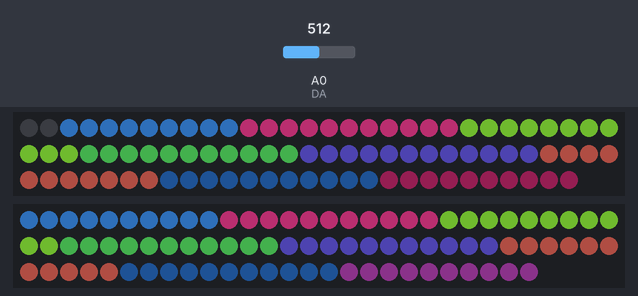
A sketch run on a simulated Arduino Uno, built with avr-gcc and run on an emulated ATmega328P. On the bench: 88 RGB LEDs in strip order, left to right, continuing on the next row, 86 RGB LEDs in strip order, left to right, continuing on the next row. The inputs (shaded band) are chosen by the test bench; at power-on: A0 (DA) = 512. Dim RGB values are drawn brighter than linear; random numbers use the default seed unless the sketch sets one; what the sketch prints to the serial monitor is not drawn.

Above: at 2.7 s.
2.8 s: A0 (DA) set to 122
At 4.0 s:
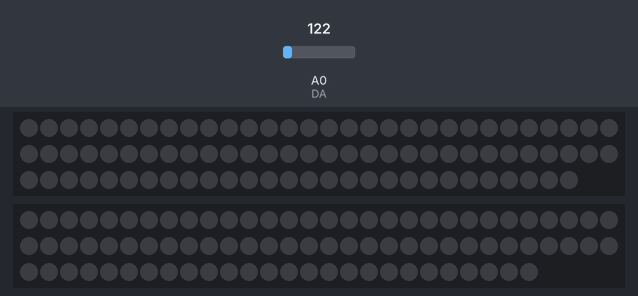
4.3 s: A0 (DA) set to 306
At 4.46 s:
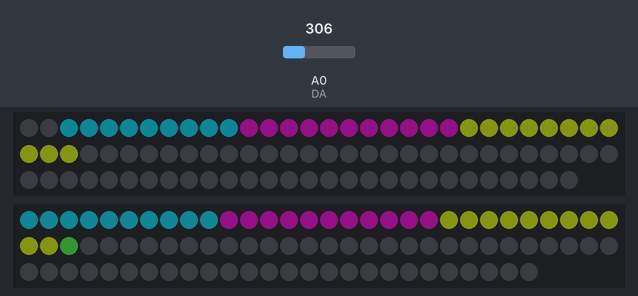
6.7 s: A0 (DA) set to 511
At 6.91 s:
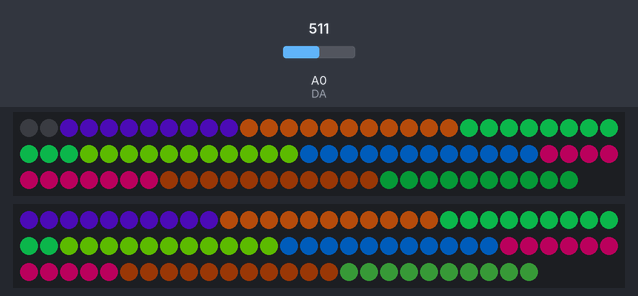
9.1 s: A0 (DA) set to 900
At 9.34 s:
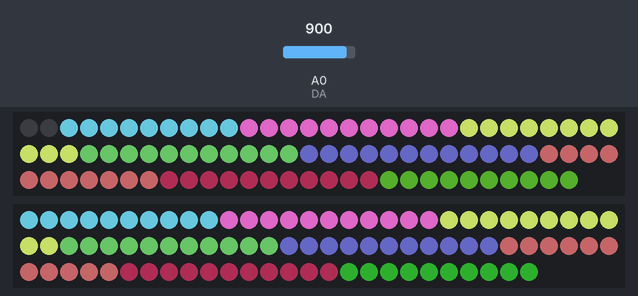
11.8 s: A0 (DA) set to 1023
At 12.07 s:
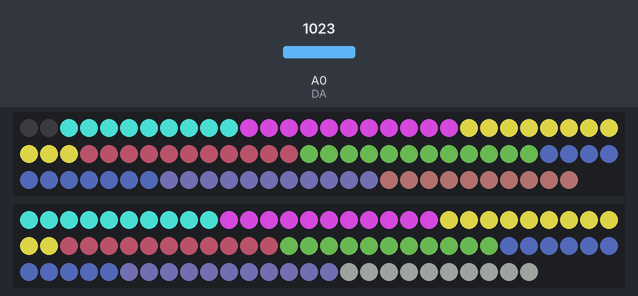
14.6 s: A0 (DA) set to 716
At 14.8 s:
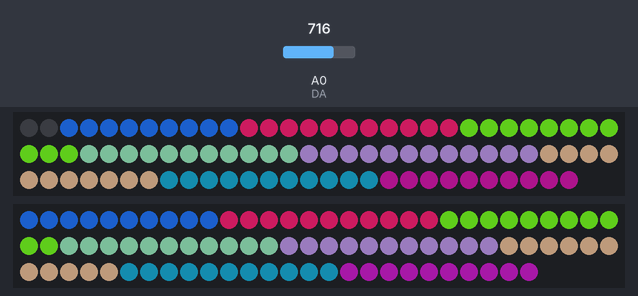
Timing chart, 0 to 17.6 s (numbered marks = the images above; inputs shaded):
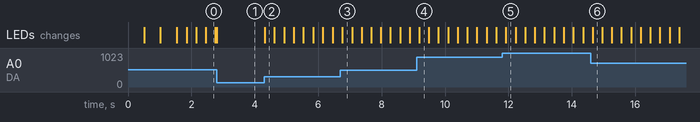

Measured:
- after the input at 4.3 s, the LEDs: change at once (image 2)

The sketch:

EC3.0.ino
```cpp
#include <FastLED.h>

#pragma region constants
#define LED_TYPE WS2812B
#define COLOR_ORDER GRB
int sensorvalue = 0;
float EMA_a = 0.6;
int EMA_S = 0;
int red = 0;
int green = 0;
int blue = 0;
int previous_value = 0;
#pragma endregion

#pragma region Variables
#define DATA_PIN 3
#define DATA_PIN2 4
#define NUM_LEDS 88
#define NUM_LEDS2 86
#define BRIGHTNESS 50
int DO = 2;    //Pin for Digital Output - DO
int DA = 0;    // Pin for Analog Output - AO
int trsh = 117; //Set minimum threshold for LEDs
#pragma endregion

#pragma region Strip Segments and Definitions
//strip1
#define limit1 12
#define limit2 23
#define limit3 35
#define limit4 46
#define limit5 57
#define limit6 68
#define limit7 81

//strip2
#define limit9 11
#define limit10 22
#define limit11 33
#define limit12 44
#define limit13 55
#define limit14 66
#define limit15 80

CRGB strip1[NUM_LEDS];
CRGB strip2[NUM_LEDS2];
#pragma endregion

void setup()
{
    Serial.begin(38400);
    pinMode(2, INPUT);
    FastLED.addLeds<LED_TYPE, DATA_PIN, COLOR_ORDER>(strip1, NUM_LEDS).setCorrection(TypicalLEDStrip);
    FastLED.addLeds<LED_TYPE, DATA_PIN2, COLOR_ORDER>(strip2, NUM_LEDS2).setCorrection(TypicalLEDStrip);
    EMA_S = analogRead(DA);

    #pragma region Color Initialization
    LEDS.showColor(CRGB(255, 0, 0));
    delay(500);
    LEDS.showColor(CRGB(0, 255, 0));
    delay(500);
    LEDS.showColor(CRGB(0, 0, 255));
    delay(500);
    LEDS.showColor(CRGB(0, 0, 0));
    #pragma endregion
}

void loop()
{
#pragma region maths
    sensorvalue = analogRead(DA); //Read the analog value
    EMA_S = (EMA_a * sensorvalue);

    int overtrsh = (EMA_S - trsh) >> 1;  //Divides by 2
    int overtrsh2 = (EMA_S - trsh) >> 1; //Divides by 2
    int avOvertrsh = (overtrsh + overtrsh2) >> 1;
    FastLED.setBrightness(avOvertrsh);
#pragma endregion

#pragma region Color Definitions and LED Limiters
    int color1 = random8(NUM_LEDS) + (69 * 0.2);
    int color2 = random8(NUM_LEDS + NUM_LEDS2);
    int color3 = random8(NUM_LEDS2) + (69 + 50);

    int color4 = random8(100) + (69 * 0.25);
    int color5 = random8() - (69 * 0.5);
    int color6 = random8(120);

    int color7 = random8(NUM_LEDS2);
    int color8 = random8(147);
    int color9 = random8(NUM_LEDS);

    if (overtrsh > NUM_LEDS)
    {
        overtrsh = NUM_LEDS;
    }
    if (overtrsh2 > NUM_LEDS2)
    {
        overtrsh2 = NUM_LEDS2;
    }
#pragma endregion

#pragma region Diagnosis
    Serial.println(overtrsh);
    // Serial.println(color3);
    // Serial.println(avOvertrsh);
    // Serial.println(EMA_S);
#pragma endregion

#pragma region Colors for Strip 1
    for (int i = 0; i < overtrsh && i < limit1; i++)
    {
        strip1[i] = CRGB(color1, color2, color3);
    }
    for (int i = 11; i < overtrsh && i < limit2; i++)
    {
        strip1[i] = CRGB(color3, color1, color2);
    }
    for (int i = 22; i < overtrsh && i < limit3; i++)
    {
        strip1[i] = CRGB(color2, color3, color1);
    }
    for (int i = 33; i < overtrsh && i < limit4; i++)
    {
        strip1[i] = CRGB(color4, color5, color6);
    }
    for (int i = 44; i < overtrsh && i < limit5; i++)
    {
        strip1[i] = CRGB(color6, color4, color5);
    }
    for (int i = 56; i < overtrsh && i < limit6; i++)
    {
        strip1[i] = CRGB(color5, color6, color4);
    }
    for (int i = 67; i < overtrsh && i < limit7; i++)
    {
        strip1[i] = CRGB(color7, color8, color9);
    }
    for (int i = 78; i < overtrsh && i < NUM_LEDS; i++)
    {
        strip1[i] = CRGB(color9, color7, color8);
    }
    for (int i = NUM_LEDS - 1; i > overtrsh - 1 && i >= 0; i--)
    {
        strip1[i] = CRGB(0, 0, 0);
    }
#pragma endregion

#pragma region Colors for Strip2
    for (int i = 0; i < overtrsh2 && i < limit9; i++)
    {
        strip2[i] = CRGB(color1, color2, color3);
    }
    for (int i = 10; i < overtrsh2 && i < limit10; i++)
    {
        strip2[i] = CRGB(color3, color1, color2);
    }
    for (int i = 21; i < overtrsh2 && i < limit11; i++)
    {
        strip2[i] = CRGB(color2, color3, color1);
    }
    for (int i = 32; i < overtrsh2 && i < limit12; i++)
    {
        strip2[i] = CRGB(color4, color5, color6);
    }
    for (int i = 43; i < overtrsh2 && i < limit13; i++)
    {
        strip2[i] = CRGB(color6, color4, color5);
    }
    for (int i = 54; i < overtrsh2 && i < limit14; i++)
    {
        strip2[i] = CRGB(color5, color6, color4);
    }
    for (int i = 65; i < overtrsh2 && i < limit15; i++)
    {
        strip2[i] = CRGB(color7, color8, color9);
    }
    for (int i = 76; i < overtrsh2 && i < NUM_LEDS; i++)
    {
        strip2[i] = CRGB(color8, color7, color8);
    }
    for (int i = NUM_LEDS - 1; i > overtrsh2 - 1 && i >= 0; i--)
    {
        strip2[i] = CRGB(0, 0, 0);
    }
#pragma endregion
    FastLED.show();
}
```
